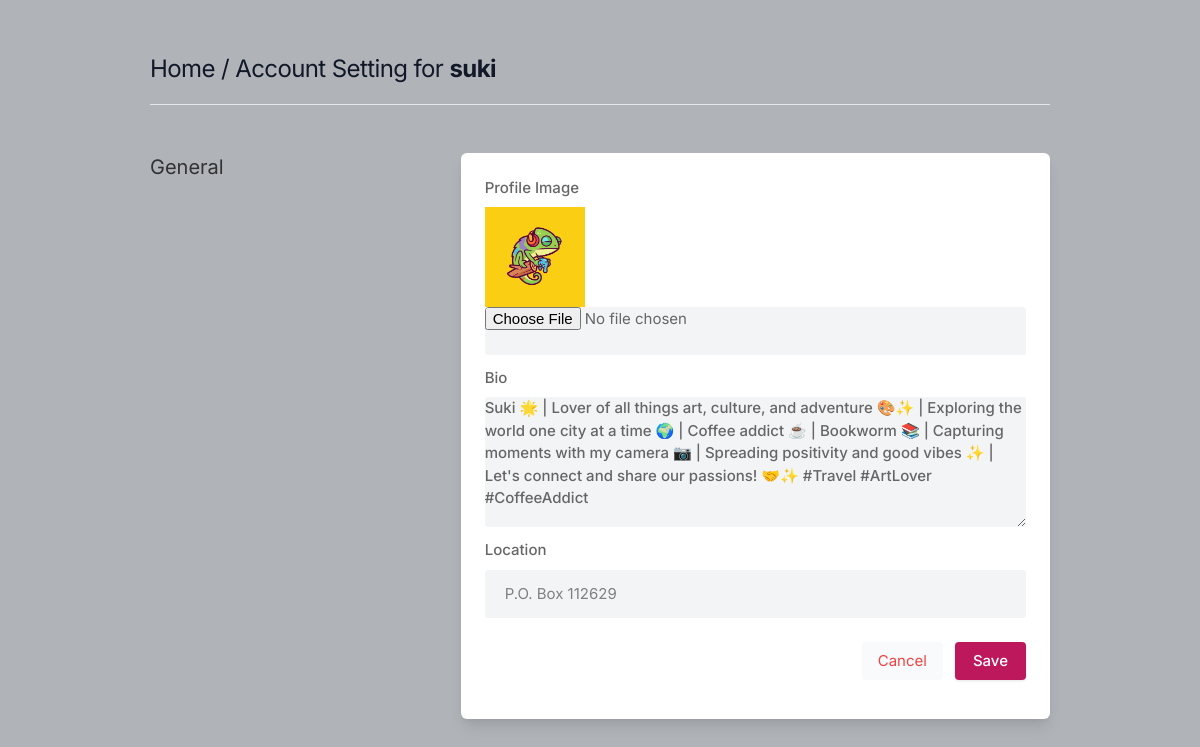
The app's page /settings (signed in) with its own data.
### core/models.py (models this page shows, shortened)
class Profile(models.Model):
    user = models.ForeignKey(User, on_delete=models.CASCADE)
    id_user = models.IntegerField()
    bio = models.TextField(blank=True)
    profileimg = models.ImageField(upload_to='profile_images')
    location = models.CharField(max_length=100, blank=True)

### core/views.py (the view, shortened to what this page needs)
# urls.py: path('settings', views.settings, name='settings'),
@login_required(login_url='signin')
def settings(request):
    user_profile = Profile.objects.get(user=request.user)
    return render(request, 'setting.html', {'user_profile': user_profile})

### templates/setting.html (shortened to what this page needs)
{% load static %}
<html lang="en">
<head>
    <link rel="stylesheet" href="{% static 'assets/css/icons.css' %}">
    <link rel="stylesheet" href="{% static 'assets/css/uikit.css' %}">
    <link rel="stylesheet" href="{% static 'assets/css/style.css' %}">
    <link rel="stylesheet" href="{% static 'assets/css/tailwind.css' %}">
</head>
<body>
    <div class="container m-auto">
        <h1 class="text-2xl leading-none text-gray-900 tracking-tight mt-3"><a href="/">Home</a> / Account Setting for <b>{{user.username}}</b></h1>
        <br>
        <hr>
        <div class="grid lg:grid-cols-3 mt-12 gap-8">
            <div>
                <h3 class="text-xl mb-2">General</h3>
            </div>
            <div class="bg-white rounded-md lg:shadow-lg shadow col-span-2">
                <form action="" method="POST" id="profile" enctype="multipart/form-data">
                    <div class="grid grid-cols-2 gap-3 lg:p-6 p-4">
                        <div class="col-span-2">
                            <label for="profile">Profile Image</label>
                            {% if user_profile.profileimg %}
                                <img src="{{ user_profile.profileimg.url }}" width="100" height="100" alt="profile image" />
                            {% else %}
                                <img src="{% static 'default-img.png' %}" width="100" height="100" alt="default profile image" />
                            {% endif %}
                            <input type="file" name="image" class="shadow-none bg-gray-100">
                        </div>
                        <div class="col-span-2">
                            <label for="about">Bio</label>
                            <textarea id="about" name="bio" rows="3" class="shadow-none bg-gray-100">{{user_profile.bio}}</textarea>
                        </div>
                        <div class="col-span-2">
                            <label for="profile"> Location</label>
                            <input type="text" name="location" value="{{user_profile.location}}" class="shadow-none bg-gray-100">
                        </div>
                    </div>
                    <div class="bg-gray-10 p-6 pt-0 flex justify-end space-x-3">
                        <button class="p-2 px-4 rounded bg-gray-50 text-red-500"><a href="/">Cancel</a></button>
                        <button type="submit" class="button bg-blue-700">Save</button>
                    </div>
                </form>
            </div>
        </div>
    </div>
</body>
</html>

### static/assets/css/style.css (style rules this page uses)
body { background-color: #B0B3B8!important; }
button { vertical-align: middle; }
span.button, button.button { background-color: #be185d; top: 0; color: #fff; position: relative; padding: 8px 18px; line-height: 22px; position: relative; font-weight: 500; font-size: 15px; display: inline-block; -webkit-transition: all 0.2s ease-in-out; transition: all 0.2s ease-in-out; cursor: pointer; overflow: hidden; border: none; border-radius: 4px; -webkit-box-shadow: 0 1px 3px rgba(0, 0, 0, 0.1); box-shadow: 0 1px 3px rgba(0, 0, 0, 0.1); }
input { height: 48px; line-height: 48px; padding: 0 20px; outline: none; font-size: 15px; color: #808080; max-width: 100%; width: 100%; -webkit-box-sizing: border-box; box-sizing: border-box; display: block; font-weight: 400; opacity: 1; border-radius: 4px; border: none; -webkit-box-shadow: 0 1px 4px 0px rgba(0, 0, 0, 0.12); box-shadow: 0 1px 4px 0px rgba(0, 0, 0, 0.12); }
input[type="text"], input[type="password"], input[type="email"], input[type="number"] { height: 48px; line-height: 48px; padding: 0 20px; outline: none; font-size: 15px; color: #808080; max-width: 100%; width: 100%; -webkit-box-sizing: border-box; box-sizing: border-box; display: block; font-weight: 400; opacity: 1; border-radius: 4px; border: none; -webkit-box-shadow: 0 1px 4px 0px rgba(0, 0, 0, 0.12); box-shadow: 0 1px 4px 0px rgba(0, 0, 0, 0.12); }
textarea { height: 48px; line-height: 48px; padding: 0 20px; outline: none; font-size: 15px; color: #808080; margin: 0 0 16px 0; max-width: 100%; width: 100%; -webkit-box-sizing: border-box; box-sizing: border-box; display: block; background-color: #fff; font-weight: 500; opacity: 1; border-radius: 4px; border: none; -webkit-box-shadow: 0 1px 4px 0px rgba(0, 0, 0, 0.12); box-shadow: 0 1px 4px 0px rgba(0, 0, 0, 0.12); }
input { -webkit-transition: all 0.1s ease-in-out; transition: all 0.1s ease-in-out; }
::placeholder { color: #808080; opacity: 1; }
textarea { height: auto; line-height: 27px; padding: 20px; min-height: 130px; -webkit-transition: none !important; transition: none !important; min-width: 100%; }
label, legend { display: block; font-weight: bold; font-size: 15px; font-weight: 500; margin-bottom: 8px; }
button { border: none; margin: 0; padding: 0; width: auto; overflow: visible; background: transparent; color: inherit; font: inherit; line-height: normal; cursor: pointer; }
a { color: #be185d; -webkit-transition: 0.3s; transition: 0.3s; outline: none !important; }
button { outline: none !important; }
img { max-width: 100%; }
body { color: #666; font-size: 15px; line-height: 27px; background-color: #f0f2f5; font-family: "Inter", sans-serif; text-transform: none; }
h1, h2, h3, h4, h5, h6 { font-family: "Inter", sans-serif; text-transform: none; }
input[type="text"], input[type="password"], input[type="email"] { font-family: "Inter", sans-serif; text-transform: none; }
textarea, select { font-family: "Inter", sans-serif; text-transform: none; }
button, body .pac-container { font-family: "Inter", sans-serif; text-transform: none; }
h1, h2, h3, h4, h5, h6 { color: #333; font-weight: 500; margin: 0; padding: 0; }
h1 { font-size: 32px; }
h3 { font-size: 22px; }
b, strong { font-weight: 700 !important; }
@media (min-width: 1024px) { .container { max-width: 900px !important; padding-top: 45px; } }
.shadow-none { -webkit-box-shadow: none !important; box-shadow: none !important; }

### records on screen
Profile: profileimg (picture), bio "Suki 🌟 | Lover of all things art, culture, and adventure 🎨✨ | Exploring the world one city at a time 🌍 | Coffee addict ☕️ | Bookworm 📚 | Capturing moments with my camera 📷 | Spreading positivity and good vibes ✨ | Let's connect and share our passions! 🤝✨ #Travel #ArtLover #CoffeeAddict", location "P.O. Box 112629"

### other values on screen
{{ user.username }} "suki"
